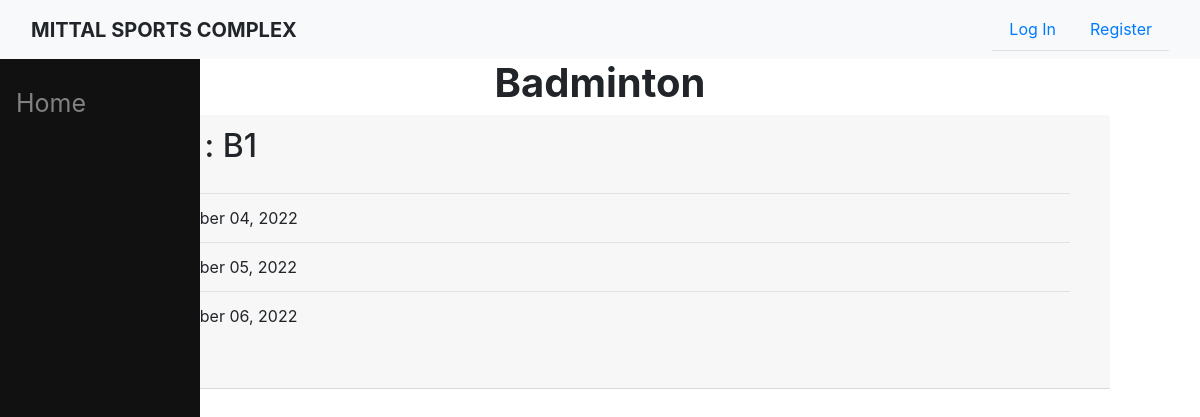
The page /available_slot/B1 on the database as committed earlier.
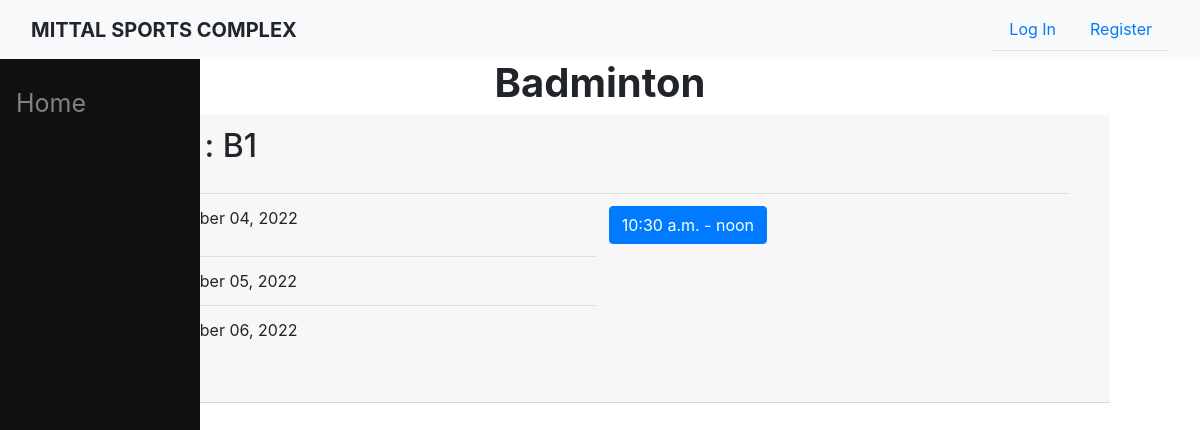
The same page on the database as committed later.
### sports/models.py (models this page shows, shortened)
class Slot(models.Model):
    start_time = models.TimeField(help_text = "(Time should be of format HH:MM from 00:00 to 23:59.)")
    end_time = models.TimeField(help_text = "(Time should be of format HH:MM from 00:00 to 23:59.)")
    date = models.DateField(default = date.today(),help_text = "(Date should be of format YYYY-MM-DD)")
    court = models.ForeignKey(Court,on_delete=models.CASCADE)
    message = models.CharField(max_length=200, null = True, blank = True)

### sports/views.py (the view)
# urls.py: path('available_slot/<slug:court>', s_views.available_slot, name = 'available_slot'),
def available_slot(request,court):
    court = Court.objects.get(name = court)
    today_date = date.today()
    tomm1_date = today_date+timedelta(1)
    tomm2_date = today_date+timedelta(2)
    today_slots = Slot.objects.filter(date = today_date,court = court)
    tomm1_slots = Slot.objects.filter(date = tomm1_date, court = court)
    tomm2_slots = Slot.objects.filter(date = tomm2_date, court = court)
    today = []
    tomm1 = []
    tomm2 = []
    for slot in today_slots:
        if not hasattr(slot, 'booking'):
            today.append(slot)
    for slot in tomm1_slots:
        if not hasattr(slot, 'booking'):
            tomm1.append(slot)
    for slot in tomm2_slots:
        if not hasattr(slot, 'booking'):
            tomm2.append(slot)
    context = {
        'court': court,
        'today_slots': today,
        'tomm1_slots': tomm1,
        'tomm2_slots': tomm2,
        'today': today_date,
        'tomm1':tomm1_date,
        'tomm2':tomm2_date
    }
    return render(request,'sports/available_slot.html', context)

### sports/templates/sports/available_slot.html (shortened to what this page needs)
{% extends 'sports/base.html' %}
{% block content %}
<div class="container">
    <h1 class="center"><b>{{ court.sport.name }}</b></h1>
    <div class="col-md-12">
        <div class="container-fluid">
            <div class="card-header">
                <h2>Court : {{ court.name }}</h2>
                <div class="card-body">
                    <div class="table-responsive">
                        <table class = "table align-middle">
                            <tr>
                                <td>{{ today|date:'F d, Y' }}</td>
                                {% for slot in today_slots %}
                                <td>
                                    <a id = "{{ slot.id }}" class = "btn btn-primary" href = "/slot_book/{{ slot.id }}">{{ slot.start_time }} - {{ slot.end_time }}</a>
                                </td>
                                {% endfor %}
                            </tr>
                            <tr>
                                <td>{{ tomm1|date:'F d, Y' }}</td>
                            </tr>
                            <tr>
                                <td>{{ tomm2|date:'F d, Y' }}</td>
                            </tr>
                        </table>
                    </div>
                </div>
            </div>
        </div>
    </div>
</div>
{% endblock %}

Rows that differ between the two databases and show on the page:
added Slot: start_time "10:30 a.m.", end_time "noon"
